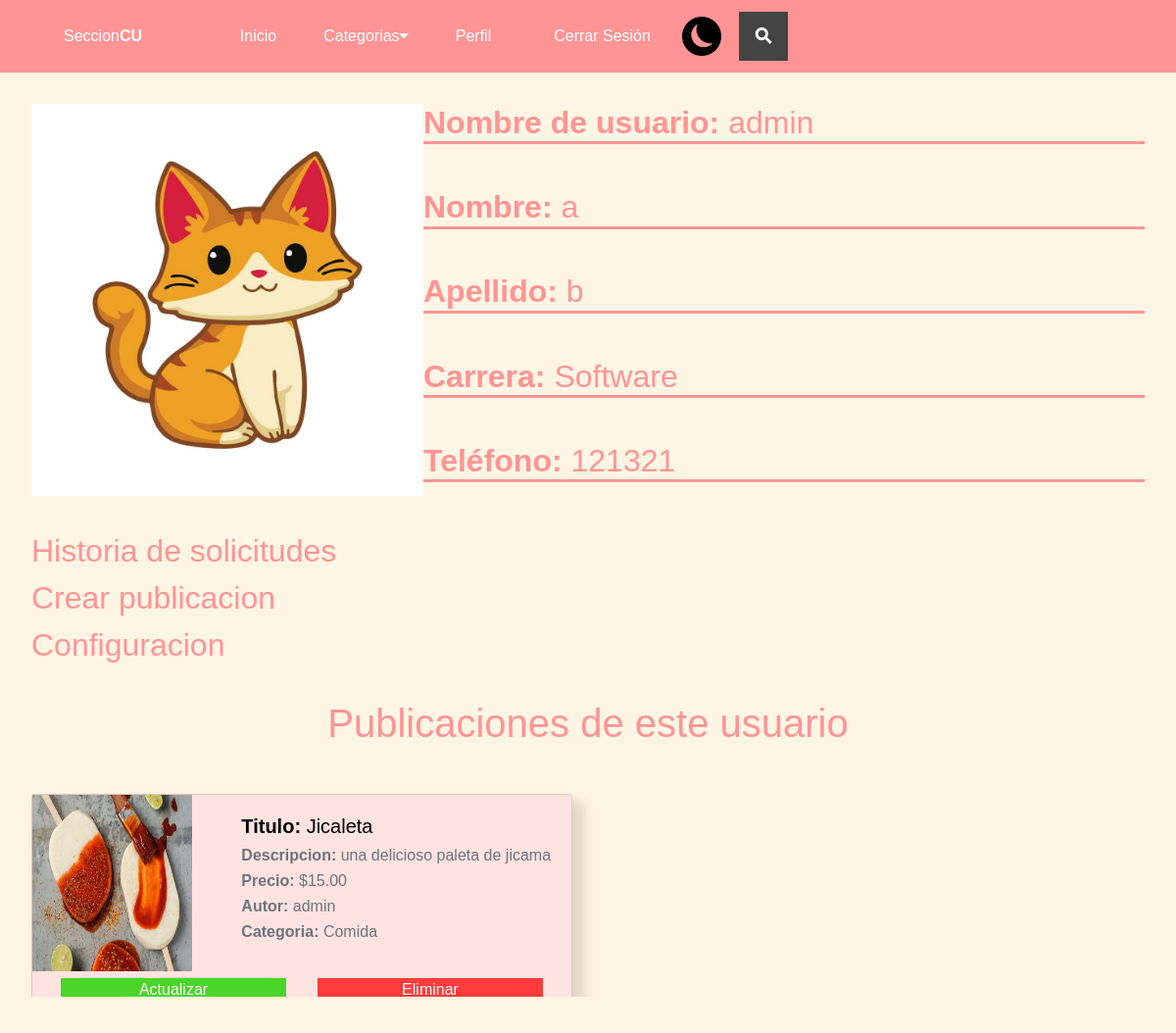
Page /perfil/ (signed in) on the committed database.
### autentificacion/models.py (models this page shows)
class User(AbstractUser):
    email = models.EmailField(
        verbose_name='email address',
        max_length=255,
        unique=True,
    )
    username = models.CharField(max_length=100, unique=False)
    birthdate = models.DateField(null=True, blank=True)
    phone = models.CharField(max_length=10, null=True, blank=True)
    address = models.CharField(max_length=200, null=True, blank=True)
    photo = models.ImageField(upload_to='autentificacion', null=True, blank=True)
    career = models.CharField(max_length=30,null=True, blank=True)
    created = models.DateField(auto_now_add=True)
    USERNAME_FIELD = 'email'
    REQUIRED_FIELDS = ['username']
    def __str__(self):
        return self.username

### publicaciones/models.py (models this page shows, shortened)
class Publicaciones(models.Model):
    titulo = models.CharField(max_length=50)
    descripcion = models.CharField(max_length=200)
    imagen =  models.ImageField(upload_to='publicaciones', null=True, blank=True)
    estado = models.BooleanField(default=True)
    autor = models.ForeignKey(User, on_delete=models.CASCADE)
    precio = models.DecimalField(max_digits=10, decimal_places=2)
    categoria = models.ForeignKey(Categoria, on_delete=models.CASCADE)
    created = models.DateField(auto_now_add=True)
    updated = models.DateField(auto_now_add=True)
    class Meta:
        verbose_name='publicacion'
        verbose_name_plural = 'publicaciones'

class Categoria(models.Model):
    nombre = models.CharField(max_length=50)
    created = models.DateField(auto_now_add=True)
    updated = models.DateField(auto_now_add=True)
    class Meta:
        verbose_name='categoria'
        verbose_name_plural = 'categorias'
    def __str__(self):
        return self.nombre

### autentificacion/views.py (the view)
# urls.py: path("perfil/", views.perfil, name="perfil"),
@login_required
def perfil(request):
    categorias = Categoria.objects.all()
    user = request.user
    publicaciones_user = Publicaciones.objects.filter(autor = user).order_by("-created")
    return render(request, "autentificacion/perfil.html", {"categorias":categorias, "usuario":user, "publicaciones" : publicaciones_user})

### autentificacion/templates/autentificacion/perfil.html (shortened to what this page needs)
{% extends 'publicaciones/nav.html'%}
{% load static %}
{%block content%}
<div class="contenido_perfil">
    <div class="cont-perfil-img">
        {% if usuario.photo %}
            <img class="img-perfil" src="{{usuario.photo.url}}" >
        {%else%}
            <img class="img-perfil" src="{% static 'autentificacion/img/gato.jpg' %}">
        {%endif%}
        <div class="apartados-perfil">
            <a href="#"> Historia de solicitudes</a>
            <a href="{%url 'create'%}"> Crear publicacion</a>
            <a href="{%url 'configuracion'%}"> Configuracion</a>
        </div>
    </div>
    <div class="cont-datosPerfil">
        <h2>
            <span>Nombre de usuario: </span>
            {{ usuario.username }}
        </h2>
        <h2>
            <span>Nombre: </span>
            {{ usuario.first_name }}
        </h2>
        <h2>
            <span>Apellido: </span>
            {{ usuario.last_name }}
        </h2>
        <h2>
            <span>Carrera: </span>
            {{ usuario.career }}
        </h2>
        <h2>
            <span>Teléfono: </span>
            {{ usuario.phone }}
        </h2>
    </div>
</div>
<div class="publicaciones-perfil">
    <h1>
        Publicaciones de este usuario
    </h1>
    <div class="publicaciones-2">
        {%for publicacion in publicaciones%}
        <div class="card mb-4 sombreado">
            <a href="{%url 'publicacion' publicacion.id%}">
                <div class="row g-0">
                {% if publicacion.imagen %}
                    <div class="col-md-4">
                        <img class="img-publi" src="{{publicacion.imagen.url}}" class="card-img-top">
                    </div>
                {% endif %}
                    <div class="col-md-8">
                        <div class="card-body">
                            <h5 class="card-title"><span class="span-card">Titulo:</span> {{publicacion.titulo}}</h5>
                            <p class="card-subtitle mb-2 text-muted"><span>Descripcion:</span> {{publicacion.descripcion }}</p>
                            <p class="card-subtitle mb-2 text-muted"><span class="span-card">Precio:</span> ${{publicacion.precio}}</p>
                            <p class="card-subtitle mb-2 text-muted"><span class="span-card">Autor:</span> {{publicacion.autor}}</p>
                            <p class="card-subtitle mb-2 text-muted"><span class="span-card">Categoria:</span> {{publicacion.categoria}}</p>
                        </div>
                    </div>
                </div>
            </a>
                {%if request.user.id == usuario.id%}
                <div class="enlaces-publi btn ">
                    <a class="btn-green" href="{% url 'update' publicacion.id%}">Actualizar</a>
                    <a class="btn-red" href="{% url 'delete' publicacion.id%}" onclick="return confirm('Estas seguro? Esta accion eliminara esta publicacion')" >Eliminar</a>
                </div>
                {%endif%}
        </div>
        {%endfor%}
    </div>
</div>
{%endblock%}

### publicaciones/static/publicaciones/assets/css/header.css (style rules this page uses)
span { font-weight: bold; }
body { font-family: sans-serif; background-color: #FFF5E4; }

### publicaciones/static/publicaciones/assets/css/publicaciones.css (style rules this page uses)
.publicaciones-2 { display: grid; grid-template-columns: repeat(2, 1fr); gap: 2rem; margin: 3rem 2rem 0 2rem; }
.card-title { color: rgb(0, 0, 0); }
.card { background-color: #FFE3E1; }
.sombreado { box-shadow: 9px 10px 12px 3px rgba(0,0,0,0.13); -webkit-box-shadow: 9px 10px 12px 3px rgba(0,0,0,0.13); -moz-box-shadow: 9px 10px 12px 3px rgba(0,0,0,0.13); }
.img-publi { width: 100%; height: 100%; }
.span-card { font-weight: bold; }

### publicaciones/static/publicaciones/assets/css/perfil.css (style rules this page uses)
.contenido_perfil { display: grid; grid-template-columns: 1fr 2fr; margin: 2rem; }
.img-perfil { height: 25rem; width: 25rem; }
.apartados-perfil { display: flex; flex-direction: column; margin-top: 2rem; }
.apartados-perfil a { color: #FF9494; font-size: 2rem; }
.cont-datosPerfil h2 { color: #FF9494; border-bottom: 3.5px solid #FF9494; margin-bottom: 2.8rem; }
.cont-datosPerfil span { font-weight: bold; }
.publicaciones-perfil h1 { color: #FF9494; text-align: center; }

### publicaciones/static/publicaciones/assets/css/config.css (style rules this page uses)
.btn-red { color: white; background-color: rgb(255, 59, 59); border-color: 1px solid red; }
.btn-green { color: white; background-color: rgb(75, 212, 41); border-color: 1px solid rgb(75, 212, 41); }
.enlaces-publi { display: grid; grid-template-columns: repeat(2, 1fr); justify-content: center; align-items: center; }
.enlaces-publi a { margin: 0 1rem; }

### autentificacion/templates/autentificacion/perfil.html (style rules this page uses)
img { width: 20%; }
a { text-decoration: none!important; }

### rows in the picture
User: username "admin", first_name "a", last_name "b", career "Software", phone "121321"
Publicaciones: imagen (picture), titulo "Jicaleta", descripcion "una delicioso paleta de jicama", precio "15.00", autor "admin", categoria "Comida"
